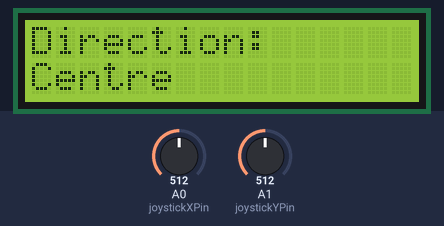
Bench run of a sketch on a simulated Arduino Uno, built with avr-gcc and run on an emulated ATmega328P. On the bench: 16×2 character LCD. The test bench sets the inputs (shaded band); at power-on: A0 (joystickXPin) = 512, A1 (joystickYPin) = 512.

Above: at 1.2 s.
1.3 s: A0 (joystickXPin) set to 317
2.8 s: A0 (joystickXPin) set to 283
At 3.4 s:
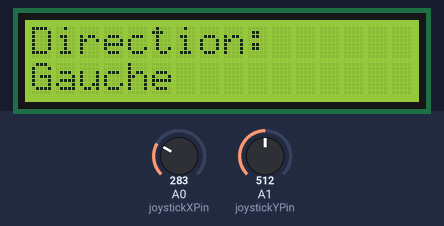
4.3 s: A0 (joystickXPin) set to 900
At 5.5 s:
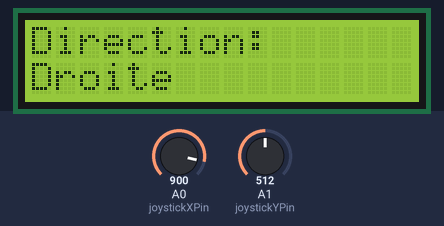
5.8 s: A0 (joystickXPin) set to 735
7.3 s: A0 (joystickXPin) set to 710
At 7.7 s:
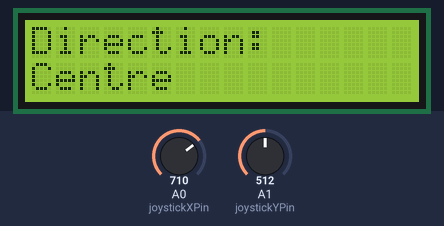
8.8 s: A1 (joystickYPin) set to 308
10.3 s: A1 (joystickYPin) set to 291
At 10.8 s:
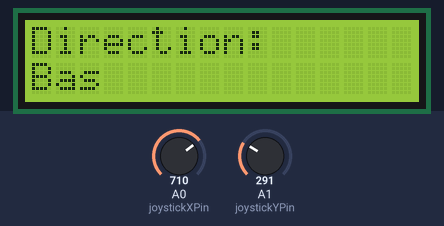
Timing chart, 0 to 12.8 s (numbered marks = the images above; inputs shaded):
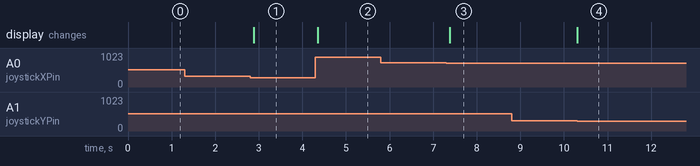

The sketch:

job9.ino
```cpp
#include <LiquidCrystal.h>

const int rs = 12, en = 11, d4 = 5, d5 = 4, d6 = 3, d7 = 2;
LiquidCrystal lcd(rs, en, d4, d5, d6, d7);

const int joystickXPin = A0;
const int joystickYPin = A1;

const int threshold = 300;

void setup() {
  lcd.begin(16, 2);
}

void loop() {
  int xValue = analogRead(joystickXPin);
  int yValue = analogRead(joystickYPin);

  String direction;
  if (xValue > (1023 - threshold)) {
    direction = "Droite";
  } else if (xValue < threshold) {
    direction = "Gauche";
  } else if (yValue > (1023 - threshold)) {
    direction = "Haut";
  } else if (yValue < threshold) {
    direction = "Bas";
  } else {
    direction = "Centre";
  }

  lcd.setCursor(0, 0);
  lcd.print("Direction:      ");
  lcd.setCursor(0, 1);
  lcd.print(direction);
  lcd.print("        ");

  delay(100);
}
```

Measured:
- the behaviour switches between 300 and 299 on A0 (joystickXPin) (found by bisection; images 0 and 1)
- the behaviour switches between 724 and 723 on A0 (joystickXPin) (found by bisection; images 2 and 3)
- the behaviour switches between 300 and 299 on A1 (joystickYPin) (found by bisection; images 3 and 4)
- after the input at 1.3 s, every drawn part: stays the same
- after the input at 2.8 s, the display: changes after 0.09 s (image 1)
- after the input at 4.3 s, the display: changes after 0.05 s (image 2)
- after the input at 5.8 s, every drawn part: stays the same
- after the input at 7.3 s, the display: changes after 0.08 s (image 3)
- after the input at 8.8 s, every drawn part: stays the same
- after the input at 10.3 s, the display: changes at once (image 4)
